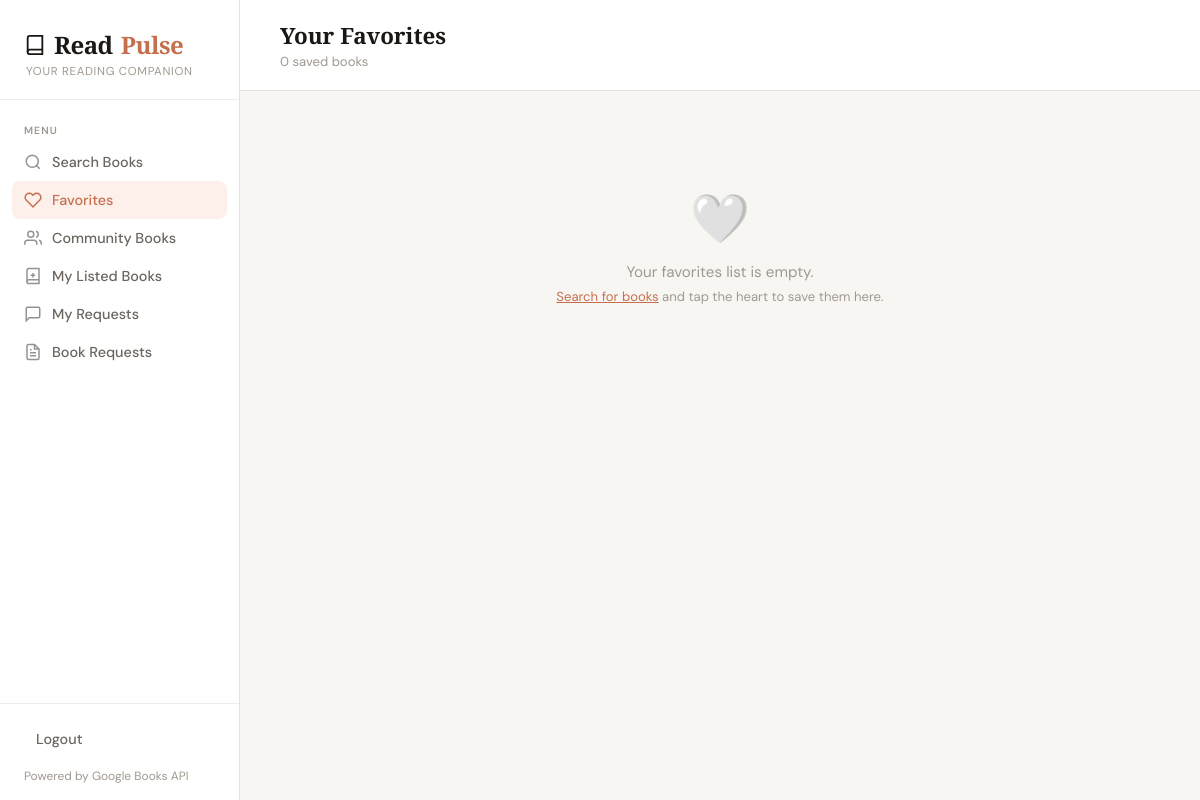
The page /favorites/ (signed in) on the database as committed earlier.
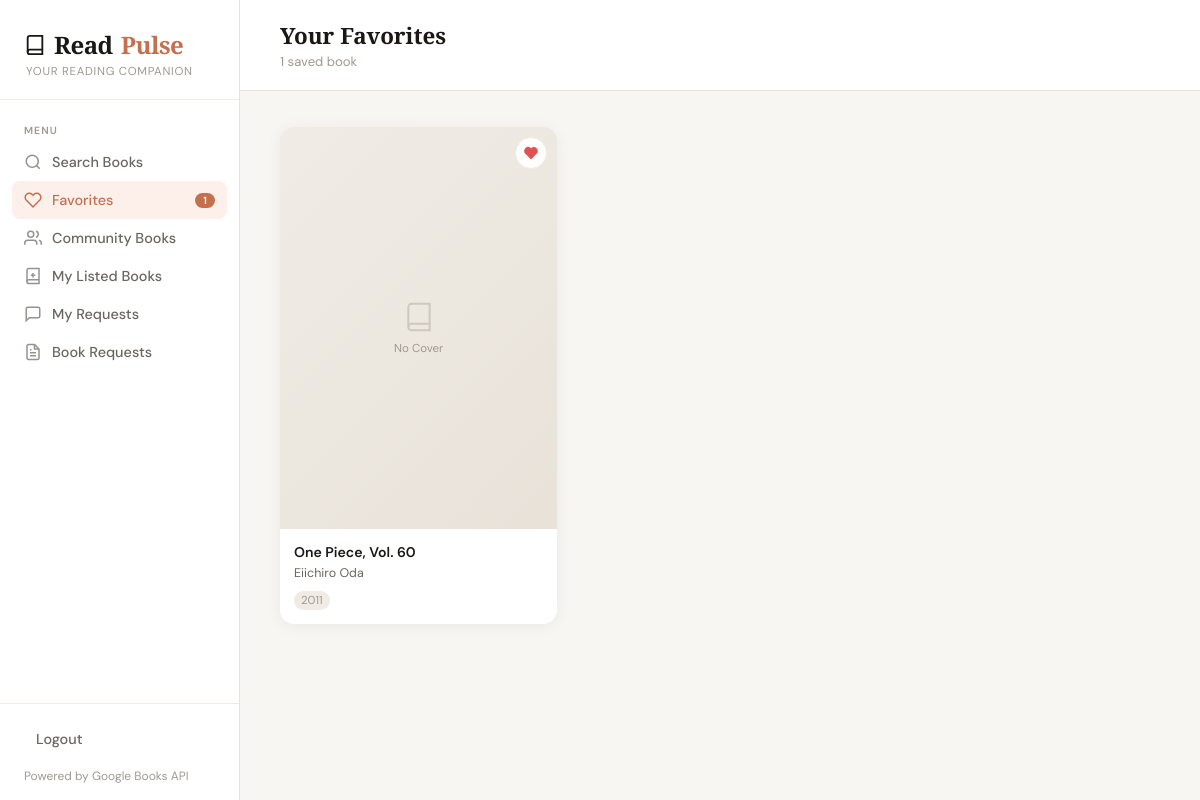
The same page on the database as committed later.
### books/models.py (models this page shows, shortened)
class FavoriteBook(models.Model):
    google_books_id = models.CharField(max_length=100, unique=True)
    title = models.CharField(max_length=500)
    authors = models.CharField(max_length=500, blank=True, default='')
    description = models.TextField(blank=True, default='')
    thumbnail = models.TextField(blank=True, default='')
    published_date = models.CharField(max_length=50, blank=True, default='')
    page_count = models.IntegerField(null=True, blank=True)
    categories = models.CharField(max_length=500, blank=True, default='')
    average_rating = models.FloatField(null=True, blank=True)
    created_at = models.DateTimeField(auto_now_add=True)
    class Meta:
        ordering = ['-created_at']

### books/views.py (the view)
# urls.py: path('favorites/', views.favorites_page, name='favorites'),
@login_required
def favorites_page(request):
    favorites = FavoriteBook.objects.all()
    return render(request, 'books/favorites.html', {
        'favorites': favorites,
        'fav_count': favorites.count(),
    })

### templates/books/favorites.html (shortened to what this page needs)
{% extends "books/base.html" %}
{% load static %}
{% block content %}
<div class="topbar">
  <div>
    <div class="topbar-title">Your Favorites</div>
    <div class="topbar-subtitle">
      <span id="fav-count">{{ favorites|length }}</span> saved book{{ favorites|length|pluralize }}
    </div>
  </div>
</div>
<div class="page-content">
  <div id="fav-area">
    {% if favorites %}
    <div class="fav-grid" id="fav-grid">
      {% for book in favorites %}
      <div class="fav-card" data-id="{{ book.google_books_id }}">
        <button class="remove-btn" data-id="{{ book.google_books_id }}" aria-label="Remove from favorites" title="Remove">
          <svg viewBox="0 0 24 24" fill="none" stroke="currentColor" stroke-width="2.5" stroke-linecap="round">
            <path d="M20.84 4.61a5.5 5.5 0 0 0-7.78 0L12 5.67l-1.06-1.06a5.5 5.5 0 0 0-7.78 7.78l1.06 1.06L12 21.23l7.78-7.78 1.06-1.06a5.5 5.5 0 0 0 0-7.78z"
              fill="#e05252" stroke="#e05252"/>
          </svg>
        </button>
        <a href="/books/{{ book.google_books_id }}/" class="book-card-link" aria-label="View details for {{ book.title }}">
          <div class="book-cover">
          </div>
          <div class="book-info">
            <div class="book-title">{{ book.title }}</div>
            {% if book.authors %}
            <div class="book-author">{{ book.authors }}</div>
            {% endif %}
            <div class="book-meta">
              {% if book.published_date %}
              <span class="book-year">{{ book.published_date|slice:":4" }}</span>
              {% endif %}
            </div>
          </div>
        </a>
      </div>
      {% endfor %}
    </div>
    {% else %}
    <div class="status-msg">
      <span class="status-icon">🤍</span>
      <p>Your favorites list is empty.</p>
      <p class="status-hint"><a href="/" style="color:var(--accent)">Search for books</a> and tap the heart to save them here.</p>
    </div>
    {% endif %}
  </div>
</div>
{% endblock %}

### templates/books/base.html (shortened to what this page needs)
{% load static %}
<!DOCTYPE html>
<html lang="en">
<head>
  <link rel="stylesheet" href="{% static 'css/main.css' %}">
</head>
<body>
<aside class="sidebar">
  <div class="sidebar-logo">
    <a href="/" class="logo-mark">
      <svg width="22" height="22" viewBox="0 0 24 24" fill="none" stroke="currentColor" stroke-width="2">
        <path d="M4 19.5A2.5 2.5 0 0 1 6.5 17H20"/>
        <path d="M6.5 2H20v20H6.5A2.5 2.5 0 0 1 4 19.5v-15A2.5 2.5 0 0 1 6.5 2z"/>
      </svg>
      Read<span>Pulse</span>
    </a>
    <div class="logo-sub">Your reading companion</div>
  </div>
  <nav class="sidebar-nav">
    <div class="nav-label">Menu</div>
    <a href="/" class="nav-item {% if request.resolver_match.url_name == 'search' %}active{% endif %}">
      <svg class="nav-icon" viewBox="0 0 24 24" fill="none" stroke="currentColor" stroke-width="2">
        <circle cx="11" cy="11" r="8"/><path d="m21 21-4.35-4.35"/>
      </svg>
      Search Books
    </a>
    <a href="/favorites/" class="nav-item {% if request.resolver_match.url_name == 'favorites' %}active{% endif %}">
      <svg class="nav-icon" viewBox="0 0 24 24" fill="none" stroke="currentColor" stroke-width="2">
        <path d="M20.84 4.61a5.5 5.5 0 0 0-7.78 0L12 5.67l-1.06-1.06a5.5 5.5 0 0 0-7.78 7.78l1.06 1.06L12 21.23l7.78-7.78 1.06-1.06a5.5 5.5 0 0 0 0-7.78z"/>
      </svg>
      Favorites
      {% if fav_count %}
      <span class="fav-badge">{{ fav_count }}</span>
      {% endif %}
    </a>
    <a href="/community/" class="nav-item {% if request.resolver_match.url_name == 'community' or request.resolver_match.url_name == 'community_book_detail' %}active{% endif %}">
      <svg class="nav-icon" viewBox="0 0 24 24" fill="none" stroke="currentColor" stroke-width="2">
        <path d="M17 21v-2a4 4 0 0 0-4-4H5a4 4 0 0 0-4 4v2"/>
        <circle cx="9" cy="7" r="4"/>
        <path d="M23 21v-2a4 4 0 0 0-3-3.87"/>
        <path d="M16 3.13a4 4 0 0 1 0 7.75"/>
      </svg>
      Community Books
    </a>
    <a href="/my-books/" class="nav-item {% if request.resolver_match.url_name == 'my_books' %}active{% endif %}" id="nav-my-books">
      <svg class="nav-icon" viewBox="0 0 24 24" fill="none" stroke="currentColor" stroke-width="2">
        <path d="M4 19.5A2.5 2.5 0 0 1 6.5 17H20"/>
        <path d="M6.5 2H20v20H6.5A2.5 2.5 0 0 1 4 19.5v-15A2.5 2.5 0 0 1 6.5 2z"/>
        <line x1="12" y1="8" x2="12" y2="14"/>
        <line x1="9" y1="11" x2="15" y2="11"/>
      </svg>
      My Listed Books
    </a>
    <a href="/my-requests/" class="nav-item {% if request.resolver_match.url_name == 'my_requests' %}active{% endif %}" id="nav-my-requests">
      <svg class="nav-icon" viewBox="0 0 24 24" fill="none" stroke="currentColor" stroke-width="2">
        <path d="M21 15a2 2 0 0 1-2 2H7l-4 4V5a2 2 0 0 1 2-2h14a2 2 0 0 1 2 2z"/>
      </svg>
      My Requests
    </a>
    <a href="/requests/" class="nav-item {% if request.resolver_match.url_name == 'requests' %}active{% endif %}">
      <svg class="nav-icon" viewBox="0 0 24 24" fill="none" stroke="currentColor" stroke-width="2">
        <path d="M14 2H6a2 2 0 0 0-2 2v16a2 2 0 0 0 2 2h12a2 2 0 0 0 2-2V8z"/>
        <polyline points="14 2 14 8 20 8"/>
        <line x1="16" y1="13" x2="8" y2="13"/>
        <line x1="16" y1="17" x2="8" y2="17"/>
        <polyline points="10 9 9 9 8 9"/>
      </svg>
      Book Requests
    </a>
  </nav>
  <div class="sidebar-footer">
    {% if user.is_authenticated %}
      <a href="{% url 'account_logout' %}" class="nav-item">Logout</a>
    {% else %}
      <a href="{% url 'account_login' %}" class="nav-item">Login</a>
    {% endif %}
    <div style="margin-top:10px;">Powered by Google Books API</div>
  </div>
</aside>
<main class="main">
  {% block content %}{% endblock %}
</main>
</body>
</html>

Rows that differ between the two databases and show on the page:
added FavoriteBook: title "One Piece, Vol. 60", authors "Eiichiro Oda", published_date "2011"
Other text that changed with them:
{{ fav_count }}: (not shown) → "1"
{{ favorites|length }}: "0" → "1"
text no longer shown: "🤍 Your favorites list is empty. Search for books and tap the heart to save them here."
